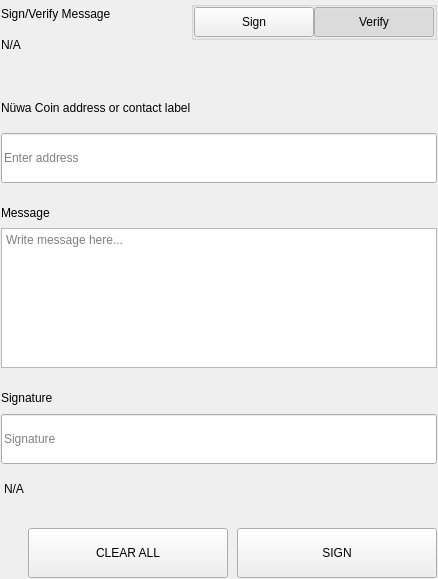
<?xml version="1.0" encoding="UTF-8"?>
<ui version="4.0">
 <class>SettingsSignMessageWidgets</class>
 <widget class="QWidget" name="SettingsSignMessageWidgets">
  <property name="geometry">
   <rect>
    <x>0</x>
    <y>0</y>
    <width>438</width>
    <height>579</height>
   </rect>
  </property>
  <property name="windowTitle">
   <string>Form</string>
  </property>
  <layout class="QVBoxLayout" name="verticalLayout">
   <property name="spacing">
    <number>0</number>
   </property>
   <property name="leftMargin">
    <number>0</number>
   </property>
   <property name="topMargin">
    <number>0</number>
   </property>
   <property name="rightMargin">
    <number>0</number>
   </property>
   <property name="bottomMargin">
    <number>0</number>
   </property>
   <item>
    <widget class="QWidget" name="left" native="true">
     <layout class="QVBoxLayout" name="verticalLayout_3">
      <property name="leftMargin">
       <number>0</number>
      </property>
      <property name="topMargin">
       <number>0</number>
      </property>
      <property name="rightMargin">
       <number>0</number>
      </property>
      <property name="bottomMargin">
       <number>0</number>
      </property>
      <item>
       <widget class="QWidget" name="container_sign" native="true">
        <layout class="QVBoxLayout" name="verticalLayout_2">
         <property name="spacing">
          <number>0</number>
         </property>
         <property name="leftMargin">
          <number>1</number>
         </property>
         <property name="topMargin">
          <number>1</number>
         </property>
         <property name="rightMargin">
          <number>1</number>
         </property>
         <property name="bottomMargin">
          <number>1</number>
         </property>
         <item>
          <layout class="QHBoxLayout" name="horizontalLayout_3" stretch="3,1">
           <property name="spacing">
            <number>40</number>
           </property>
           <item>
            <layout class="QVBoxLayout" name="verticalLayoutTitle">
             <property name="spacing">
              <number>5</number>
             </property>
             <item>
              <widget class="QLabel" name="labelTitle">
               <property name="text">
                <string>Sign/Verify Message</string>
               </property>
              </widget>
             </item>
             <item>
              <widget class="QLabel" name="labelSubtitle1">
               <property name="text">
                <string notr="true">N/A</string>
               </property>
               <property name="wordWrap">
                <bool>true</bool>
               </property>
              </widget>
             </item>
            </layout>
           </item>
           <item alignment="Qt::AlignRight|Qt::AlignTop">
            <widget class="QWidget" name="containerSwitch" native="true">
             <property name="styleSheet">
              <string notr="true">#containerSwitch{
	padding-top:9px;
}</string>
             </property>
             <layout class="QVBoxLayout" name="verticalLayout_6">
              <property name="spacing">
               <number>4</number>
              </property>
              <property name="leftMargin">
               <number>0</number>
              </property>
              <property name="topMargin">
               <number>0</number>
              </property>
              <property name="rightMargin">
               <number>0</number>
              </property>
              <property name="bottomMargin">
               <number>0</number>
              </property>
              <item alignment="Qt::AlignRight">
               <widget class="QGroupBox" name="groupBox">
                <property name="sizePolicy">
                 <sizepolicy hsizetype="Fixed" vsizetype="Preferred">
                  <horstretch>0</horstretch>
                  <verstretch>0</verstretch>
                 </sizepolicy>
                </property>
                <property name="title">
                 <string/>
                </property>
                <property name="alignment">
                 <set>Qt::AlignRight|Qt::AlignTop|Qt::AlignTrailing</set>
                </property>
                <layout class="QHBoxLayout" name="horizontalLayout_4">
                 <property name="spacing">
                  <number>0</number>
                 </property>
                 <property name="leftMargin">
                  <number>0</number>
                 </property>
                 <property name="topMargin">
                  <number>0</number>
                 </property>
                 <property name="rightMargin">
                  <number>0</number>
                 </property>
                 <property name="bottomMargin">
                  <number>0</number>
                 </property>
                 <item>
                  <widget class="QPushButton" name="pushSign">
                   <property name="minimumSize">
                    <size>
                     <width>120</width>
                     <height>30</height>
                    </size>
                   </property>
                   <property name="maximumSize">
                    <size>
                     <width>120</width>
                     <height>30</height>
                    </size>
                   </property>
                   <property name="focusPolicy">
                    <enum>Qt::NoFocus</enum>
                   </property>
                   <property name="text">
                    <string>Sign</string>
                   </property>
                   <property name="checkable">
                    <bool>true</bool>
                   </property>
                   <property name="autoExclusive">
                    <bool>true</bool>
                   </property>
                  </widget>
                 </item>
                 <item>
                  <widget class="QPushButton" name="pushVerify">
                   <property name="minimumSize">
                    <size>
                     <width>120</width>
                     <height>30</height>
                    </size>
                   </property>
                   <property name="maximumSize">
                    <size>
                     <width>120</width>
                     <height>30</height>
                    </size>
                   </property>
                   <property name="focusPolicy">
                    <enum>Qt::NoFocus</enum>
                   </property>
                   <property name="text">
                    <string>Verify</string>
                   </property>
                   <property name="checkable">
                    <bool>true</bool>
                   </property>
                   <property name="checked">
                    <bool>true</bool>
                   </property>
                   <property name="autoExclusive">
                    <bool>true</bool>
                   </property>
                  </widget>
                 </item>
                </layout>
               </widget>
              </item>
              <item alignment="Qt::AlignHCenter|Qt::AlignTop">
               <widget class="QLabel" name="labelSubtitleSwitch">
                <property name="text">
                 <string/>
                </property>
                <property name="alignment">
                 <set>Qt::AlignRight|Qt::AlignTrailing|Qt::AlignVCenter</set>
                </property>
               </widget>
              </item>
             </layout>
            </widget>
           </item>
          </layout>
         </item>
         <item>
          <spacer name="verticalSpacer_2">
           <property name="orientation">
            <enum>Qt::Vertical</enum>
           </property>
           <property name="sizeType">
            <enum>QSizePolicy::Fixed</enum>
           </property>
           <property name="sizeHint" stdset="0">
            <size>
             <width>20</width>
             <height>40</height>
            </size>
           </property>
          </spacer>
         </item>
         <item>
          <widget class="QWidget" name="containerAddress" native="true">
           <property name="sizePolicy">
            <sizepolicy hsizetype="Preferred" vsizetype="Fixed">
             <horstretch>0</horstretch>
             <verstretch>0</verstretch>
            </sizepolicy>
           </property>
           <layout class="QVBoxLayout" name="verticalLayout_5" stretch="0,0">
            <property name="spacing">
             <number>15</number>
            </property>
            <property name="leftMargin">
             <number>0</number>
            </property>
            <property name="topMargin">
             <number>0</number>
            </property>
            <property name="rightMargin">
             <number>0</number>
            </property>
            <property name="bottomMargin">
             <number>0</number>
            </property>
            <item>
             <widget class="QLabel" name="labelSubtitleAddress">
              <property name="minimumSize">
               <size>
                <width>0</width>
                <height>20</height>
               </size>
              </property>
              <property name="maximumSize">
               <size>
                <width>16777215</width>
                <height>20</height>
               </size>
              </property>
              <property name="text">
               <string>Nüwa Coin address or contact label</string>
              </property>
             </widget>
            </item>
            <item>
             <widget class="QLineEdit" name="addressIn_SM">
              <property name="minimumSize">
               <size>
                <width>0</width>
                <height>50</height>
               </size>
              </property>
              <property name="maximumSize">
               <size>
                <width>16777215</width>
                <height>50</height>
               </size>
              </property>
              <property name="placeholderText">
               <string>Enter address</string>
              </property>
             </widget>
            </item>
           </layout>
          </widget>
         </item>
         <item>
          <spacer name="verticalSpacer_3">
           <property name="orientation">
            <enum>Qt::Vertical</enum>
           </property>
           <property name="sizeType">
            <enum>QSizePolicy::Fixed</enum>
           </property>
           <property name="sizeHint" stdset="0">
            <size>
             <width>20</width>
             <height>20</height>
            </size>
           </property>
          </spacer>
         </item>
         <item>
          <layout class="QVBoxLayout" name="verticalLayout_9">
           <property name="spacing">
            <number>5</number>
           </property>
           <item>
            <widget class="QLabel" name="labelSubtitleMessage">
             <property name="minimumSize">
              <size>
               <width>0</width>
               <height>20</height>
              </size>
             </property>
             <property name="maximumSize">
              <size>
               <width>16777215</width>
               <height>20</height>
              </size>
             </property>
             <property name="text">
              <string>Message</string>
             </property>
            </widget>
           </item>
           <item>
            <widget class="QPlainTextEdit" name="messageIn_SM">
             <property name="minimumSize">
              <size>
               <width>0</width>
               <height>140</height>
              </size>
             </property>
             <property name="maximumSize">
              <size>
               <width>16777215</width>
               <height>140</height>
              </size>
             </property>
             <property name="placeholderText">
              <string>Write message here...</string>
             </property>
            </widget>
           </item>
          </layout>
         </item>
         <item>
          <spacer name="verticalSpacer_4">
           <property name="orientation">
            <enum>Qt::Vertical</enum>
           </property>
           <property name="sizeType">
            <enum>QSizePolicy::Fixed</enum>
           </property>
           <property name="sizeHint" stdset="0">
            <size>
             <width>20</width>
             <height>20</height>
            </size>
           </property>
          </spacer>
         </item>
         <item>
          <widget class="QWidget" name="widget" native="true">
           <property name="minimumSize">
            <size>
             <width>0</width>
             <height>75</height>
            </size>
           </property>
           <property name="maximumSize">
            <size>
             <width>16777215</width>
             <height>16777215</height>
            </size>
           </property>
           <layout class="QVBoxLayout" name="verticalLayout_4">
            <property name="leftMargin">
             <number>0</number>
            </property>
            <property name="topMargin">
             <number>0</number>
            </property>
            <property name="rightMargin">
             <number>0</number>
            </property>
            <property name="bottomMargin">
             <number>0</number>
            </property>
            <item>
             <widget class="QLabel" name="labelSubtitleSignature">
              <property name="minimumSize">
               <size>
                <width>0</width>
                <height>20</height>
               </size>
              </property>
              <property name="maximumSize">
               <size>
                <width>16777215</width>
                <height>20</height>
               </size>
              </property>
              <property name="text">
               <string>Signature</string>
              </property>
             </widget>
            </item>
            <item>
             <widget class="QLineEdit" name="signatureOut_SM">
              <property name="minimumSize">
               <size>
                <width>0</width>
                <height>50</height>
               </size>
              </property>
              <property name="placeholderText">
               <string>Signature</string>
              </property>
             </widget>
            </item>
           </layout>
          </widget>
         </item>
         <item>
          <widget class="QLabel" name="statusLabel_SM">
           <property name="styleSheet">
            <string notr="true">padding-top:5px;</string>
           </property>
           <property name="text">
            <string notr="true">N/A</string>
           </property>
          </widget>
         </item>
         <item>
          <spacer name="verticalSpacer">
           <property name="orientation">
            <enum>Qt::Vertical</enum>
           </property>
           <property name="sizeType">
            <enum>QSizePolicy::Fixed</enum>
           </property>
           <property name="sizeHint" stdset="0">
            <size>
             <width>20</width>
             <height>20</height>
            </size>
           </property>
          </spacer>
         </item>
         <item>
          <layout class="QHBoxLayout" name="horizontalLayout_7">
           <property name="spacing">
            <number>9</number>
           </property>
           <item>
            <spacer name="horizontalSpacer_5">
             <property name="orientation">
              <enum>Qt::Horizontal</enum>
             </property>
             <property name="sizeType">
              <enum>QSizePolicy::Expanding</enum>
             </property>
             <property name="sizeHint" stdset="0">
              <size>
               <width>40</width>
               <height>20</height>
              </size>
             </property>
            </spacer>
           </item>
           <item>
            <widget class="QPushButton" name="pushButtonClear">
             <property name="minimumSize">
              <size>
               <width>200</width>
               <height>50</height>
              </size>
             </property>
             <property name="focusPolicy">
              <enum>Qt::NoFocus</enum>
             </property>
             <property name="text">
              <string>CLEAR ALL</string>
             </property>
            </widget>
           </item>
           <item>
            <widget class="QPushButton" name="pushButtonSave">
             <property name="minimumSize">
              <size>
               <width>200</width>
               <height>50</height>
              </size>
             </property>
             <property name="maximumSize">
              <size>
               <width>200</width>
               <height>50</height>
              </size>
             </property>
             <property name="focusPolicy">
              <enum>Qt::NoFocus</enum>
             </property>
             <property name="text">
              <string>SIGN</string>
             </property>
            </widget>
           </item>
          </layout>
         </item>
        </layout>
       </widget>
      </item>
     </layout>
    </widget>
   </item>
  </layout>
 </widget>
 <resources/>
 <connections/>
</ui>
